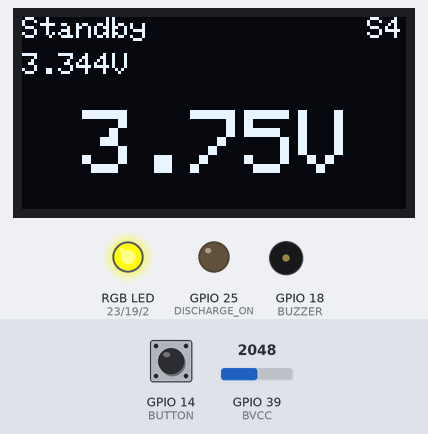
Recording of a sketch running on a simulated ESP32. On the bench: 128×64 one-colour display, an RGB LED mixed from three pins (HIGH = lit), output pins drawn as LEDs (lit = HIGH), buzzer (waves = sounding, pin HIGH). Inputs (shaded band) come from the test bench; at power-on: GPIO 14 (BUTTON) HIGH, GPIO 39 (BVCC) = 2048.

Above: at 2.4 s.
2.5 s: GPIO 14 (BUTTON) pulled LOW for 3.2 s
At 6.9 s:
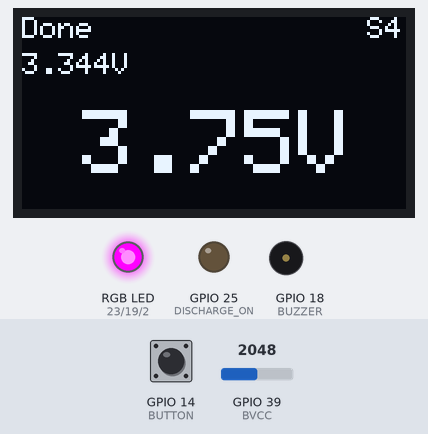
7.5 s: GPIO 39 (BVCC) set to 2866
At 8.0 s:
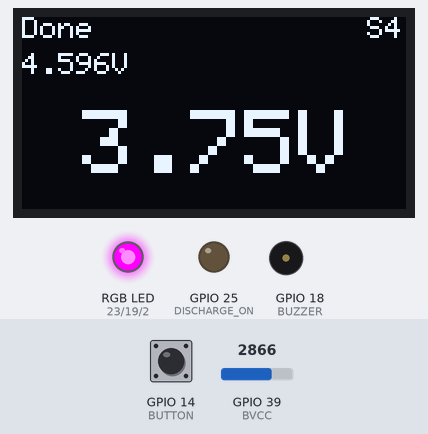
9.0 s: GPIO 14 (BUTTON) pulled LOW for 3.2 s
At 13.0 s:
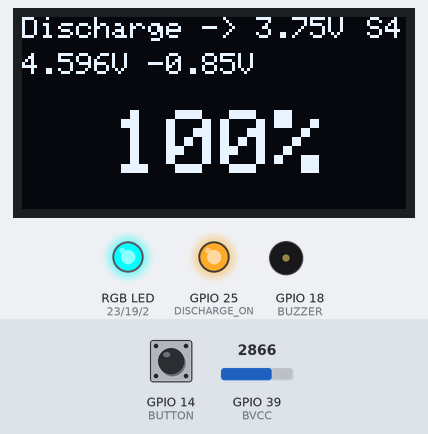
14.0 s: GPIO 14 (BUTTON) pulled LOW for 0.15 s
At 15.1 s:
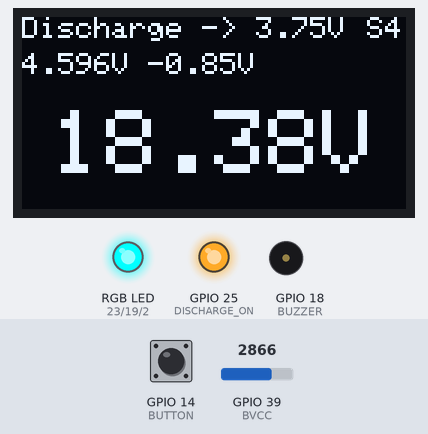
15.9 s: GPIO 39 (BVCC) set to 2342
At 16.2 s:
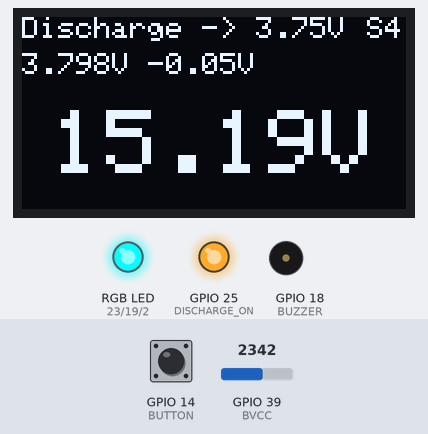
17.4 s: GPIO 39 (BVCC) set to 2236
At 17.72 s:
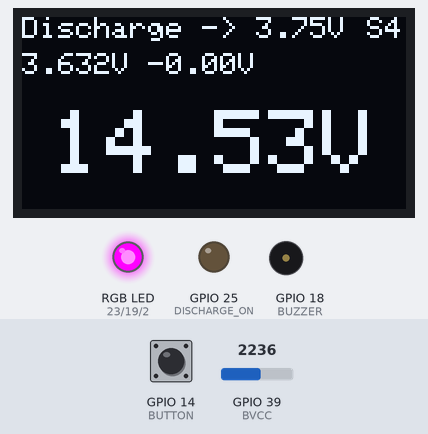
Timing chart, 0 to 20.4 s (numbered marks = the images above; inputs shaded):
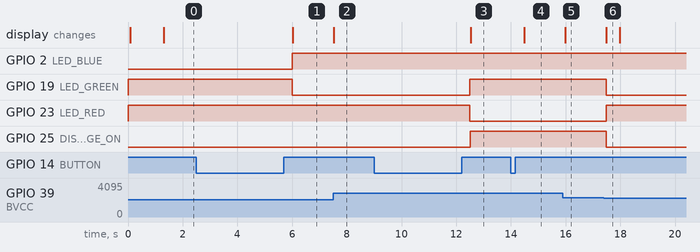

The sketch:

BDC_OS_V0.4.2.ino
```cpp
// (licence header left out)
/*
 * ToDo:
 *
 * -APP Einbindung
 * -Last mit pwm steuern
 * -Deepsleep Mode wenn Akku auf storage zum wecken Button drücken
 * -Buzzer TON
 *
 */

///////////////////Includes//////////////////

#include "pins.h"
#include "display.h"
#include "functions.h"
#include "measure.h"
#include "pitches.h"
#include "settings.h"

//////////////////Variables//////////////////

long PreviousMillis;

/////////////////////////////////////////////

////////////////////Setup////////////////////

void setup(void) {
  HardwareInit();

}

////////////////////LOOP/////////////////////

void loop() {

  ButtonAction();
  Discharge();
  SetLED();

  if ((millis() - PreviousMillis >= 500) || (ForceDisplayUpdate == true)) { //Every 500ms
    PreviousMillis = millis();

    CalculateBATVoltage();
    UpdateDisplay();

    //PrintDataSerial();

    ForceDisplayUpdate = false;
  }

}
```

display.h
```cpp
#ifndef DISPLAY_H
#define DISPLAY_H

extern void DrawBootPage();
extern void DisplayInit();
extern void UpdateDisplay();

extern unsigned int PageNumber;
extern bool ForceDisplayUpdate;

extern unsigned int DischargePage;

#endif
```

functions.cpp
```cpp
#include <Arduino.h>

#include "pins.h"
#include "display.h"
#include "functions.h"
#include "measure.h"
#include "pitches.h"
#include "settings.h"

////////////Variables//////////////

int DischargeState = 0;  //0 - Aus, 1 - Wird endladen, 2 - Endladen
bool EnDischarge = false;

float DischargeVoltage = STD_DISCHARGE_VOLTAGE;

/////////////////////////////////

void HardwareInit() {
  Serial.begin(115200);

  pinMode(LED_RED, OUTPUT);
  pinMode(LED_GREEN, OUTPUT);
  pinMode(LED_BLUE, OUTPUT);
  pinMode(BUZZER, OUTPUT);
  pinMode(DISCHARGE_ON, OUTPUT);

  pinMode(BUTTON, INPUT_PULLUP);
  pinMode(BVCC, INPUT);

  digitalWrite(DISCHARGE_ON, LOW);

  attachInterrupt(BUTTON, ReadButton, CHANGE);

  RGB(OFF, OFF, ON);  //R G B

  AutoSetCellType();

  DisplayInit();

  DrawBootPage();
}

void Discharge() {
  if ((EnDischarge == true) && (DischargeState == 1)){
    digitalWrite(DISCHARGE_ON, HIGH);
    if (AvgCellVoltage <= DischargeVoltage - 0.02){
      digitalWrite(DISCHARGE_ON, LOW);
      DischargeState = 2;
      EnDischarge = false;
    }
  }
}

void SetLED(){
  if (DischargeState == 0){
    RGB(OFF, OFF, ON);  //R G B
  }else if(DischargeState == 1) {
    RGB(ON, OFF, OFF);  //R G B
  }else{
    RGB(OFF, ON, OFF);  //R G B
  }
}

void ButtonAction(){
  if (ButtonPressType != 0){
    if(ButtonPressType == 2){  //Long press
      if ((EnDischarge == false) && ((DischargeState == 0) || (DischargeState == 2))){
        EnDischarge = true;
        DischargeState = 1;
        if ((DischargeVoltage + 0.05) < AvgCellVoltage){
          EnDischarge = true;
          DischargeState = 1;
        }
      }else if ((EnDischarge == true) && (DischargeState == 1)){
          EnDischarge = false;
          DischargeState = 0;
          digitalWrite(DISCHARGE_ON, LOW);
      }

    } else {  //Short press
      if (DischargeState != 1){
        if (DischargeVoltage <= 3.85){
          DischargeVoltage += 0.05;
        }else {
          DischargeVoltage = 3.60;
        }
      }else{
        if (DischargePage <= 1){
          DischargePage++;
        }else {
          DischargePage = 0;
        }

      }
    }
    ButtonPressType = 0;
    delay(300);
    ForceDisplayUpdate = true;
  }
}

void RGB(unsigned int r, unsigned int g, unsigned int b){
  analogWrite(LED_RED, map(r, 0, 255, 255, 0));
  analogWrite(LED_GREEN, map(g, 0, 255, 255, 0));
  analogWrite(LED_BLUE, map(b, 0, 255, 255, 0));
}

void AutoSetCellType() {
  CalculateBATVoltage();

  if ((BATVoltage > 0.00) && (BATVoltage <= 8.80)){
    CellType = 2;
  }else if ((BATVoltage > 8.80) && (BATVoltage <= 13.20)){
    CellType = 3;
  }else if ((BATVoltage > 13.20) && (BATVoltage <= 17.60)){
    CellType = 4;
  }else if ((BATVoltage > 17.60) && (BATVoltage <= 22.00)){
    CellType = 5;
  }else if ((BATVoltage > 22.00) && (BATVoltage <= 26.40)){
    CellType = 6;
  }
}
void PrintDataSerial() {

  Serial.print("Shunt Voltage [mV]: ");
  Serial.println();
  Serial.print("Bus Voltage [V]: ");
  Serial.println();
  Serial.print("Load Voltage [V]: ");
  Serial.println();
  Serial.print("Current[mA]: ");
  Serial.println();
  Serial.print("Bus Power [mW]: ");
  Serial.println();

  Serial.println();

  Serial.print("Direction: ");
  Serial.println();
  Serial.print("Counter: ");
  Serial.println();
  Serial.print("Button state:");
  Serial.println();

  Serial.println("______________________");
}
```

functions.h
```cpp
#ifndef FUNCTIONS_H
#define FUNCTIONS_H

#define ON  255
#define OFF 0

extern void HardwareInit();

extern void RGB(unsigned int r, unsigned int g, unsigned int b);

extern void PrintDataSerial();
extern void Discharge();

extern int DischargeState;
extern bool EnDischarge;

extern void AutoSetCellType();

extern void ButtonAction();

extern float DischargeVoltage;

extern void SetLED();

#endif
```

measure.cpp
```cpp
#include <Arduino.h>

#include "pins.h"
#include "display.h"
#include "functions.h"
#include "measure.h"
#include "pitches.h"
#include "settings.h"

///////Variables/////////////

//Button
unsigned int ButtonPressType = 0; //1 - short press, 2 - long press
int lastState = HIGH;  // the previous state from the input pin
int currentState;     // the current reading from the input pin
unsigned long pressedTime  = 0;
unsigned long releasedTime = 0;

//Battery

unsigned int CellType = 2; //2 - 2S, 3 - 3S ...
float BATVoltage;
float AvgCellVoltage;
unsigned int TmpVbatAvg;
unsigned int DischargePercent;

///////////////////////////

void IRAM_ATTR ReadButton() {
  currentState = digitalRead(BUTTON);

  if(lastState == HIGH && currentState == LOW){      // button is pressed
    pressedTime = millis();
  }else if(lastState == LOW && currentState == HIGH) { // button is released
    releasedTime = millis();

    long pressDuration = releasedTime - pressedTime;

    if( pressDuration > LONG_PRESS_TIME ){
      ButtonPressType = 2;
    } else {
      ButtonPressType = 1;
    }
  }

  // save the the last state
  lastState = currentState;
}

void CalculateBATVoltage() {

  unsigned int TmpVbatArray[30];

  if ((EnDischarge == true) && (DischargeState == 1)){
    digitalWrite(DISCHARGE_ON, LOW);
  }

  for (int i = 0; i <= 29; i++) {
    TmpVbatArray[i] = analogRead(BVCC);
  }

  if ((EnDischarge == true) && (DischargeState == 1)){
    digitalWrite(DISCHARGE_ON, HIGH);
  }

  TmpVbatAvg = (TmpVbatArray[0] + TmpVbatArray[1] + TmpVbatArray[2] + TmpVbatArray[3] + TmpVbatArray[4] + TmpVbatArray[5] + TmpVbatArray[6] + TmpVbatArray[7] + TmpVbatArray[8] + TmpVbatArray[9] + TmpVbatArray[10] + TmpVbatArray[11] + TmpVbatArray[12] + TmpVbatArray[13] + TmpVbatArray[14] + TmpVbatArray[15] + TmpVbatArray[16] + TmpVbatArray[17] + TmpVbatArray[18] + TmpVbatArray[19] + TmpVbatArray[20] + TmpVbatArray[21] + TmpVbatArray[22] + TmpVbatArray[23] + TmpVbatArray[24] + TmpVbatArray[25] + TmpVbatArray[26] + TmpVbatArray[27] + TmpVbatArray[28] + TmpVbatArray[29]) / 30;

  double punkte[][2] = {{4095, 24.34}, {4080, 24.14}, {4022, 23.94}, {3969, 23.74},
    {3914, 23.54}, {3861, 23.34}, {3803, 23.14}, {3755, 22.94},
    {3705, 22.74}, {3658, 22.54}, {3610, 22.34}, {3561, 22.14},
    {3516, 21.94}, {3473, 21.73}, {3433, 21.53}, {3393, 21.33},
    {3353, 21.13}, {3316, 20.93}, {3279, 20.73}, {3244, 20.53},
    {3205, 20.33}, {3170, 20.13}, {3136, 19.93}, {3100, 19.73},
    {3044, 19.43}, {2992, 19.13}, {2941, 18.83}, {2891, 18.53},
    {2840, 18.23}, {2793, 17.93}, {2741, 17.63}, {2692, 17.33},
    {2642, 17.03}, {2593, 16.73}, {2540, 16.43}, {2491, 16.12},
    {2443, 15.82}, {2393, 15.52}, {2347, 15.22}, {2296, 14.92},
    {2251, 14.62}, {2202, 14.32}, {2155, 14.02}, {2105, 13.72},
    {2056, 13.42}, {2001, 13.12}, {1953, 12.82}, {1889, 12.42},
    {1823, 12.02}, {1758, 11.62}, {1692, 11.22}, {1626, 10.81},
    {1562, 10.41}, {1489, 10.01}, {1424, 9.61}, {1359, 9.21},
    {1294, 8.81}, {1228, 8.41}, {1161, 8.01}, {1095, 7.61},
    {1030, 7.21}, {959, 6.81}, {894, 6.41}, {829, 6.01},
    {763, 5.61}, {715, 5.31}, {650, 4.91}, {586, 4.51},
    {556, 4.21}, {499, 4.01}
  };

  int anzahlPunkte = sizeof(punkte) / sizeof(punkte[0]);

  // Suche nach dem nächsten Punkt
  int index = -1;
  for (int i = anzahlPunkte - 1; i >= 0; i--) {
    if (TmpVbatAvg >= punkte[i][0]) {
      index = i;
    }
  }

  // Berechnung des y-Werts durch lineare Interpolation
  double x1 = punkte[index][0];
  double x2 = punkte[index - 1][0];
  double y1 = punkte[index][1];
  double y2 = punkte[index - 1][1];

  double m = (y2 - y1) / (x2 - x1);
  double b = y1 - m * x1;

  BATVoltage = m * (TmpVbatAvg - x1) + y1;

  if (CellType == 2){
    AvgCellVoltage = BATVoltage/2.00;
  }else if (CellType == 3){
    AvgCellVoltage = BATVoltage/3.00;
  }else if (CellType == 4){
    AvgCellVoltage = BATVoltage/4.00;
  }else if (CellType == 5){
    AvgCellVoltage = BATVoltage/5.00;
  }else if (CellType == 6){
    AvgCellVoltage = BATVoltage/6.00;
  }

  DischargePercent = (AvgCellVoltage - (DischargeVoltage - 0.02)) * (100 - 0) / (4.20 - (DischargeVoltage - 0.02)) + 0;

  if (DischargePercent > 100) {
    DischargePercent = 100;
  }
}
```

measure.h
```cpp
#ifndef MEASURE_H
#define MEASURE_H

extern unsigned int ButtonPressType;
extern void IRAM_ATTR ReadButton();

extern unsigned int CellType;

extern void CalculateBATVoltage();

extern float BATVoltage;
extern float AvgCellVoltage;
extern unsigned int TmpVbatAvg;
extern unsigned int DischargePercent;

#endif
```

pitches.h
```cpp
/*************************************************
 * Public Constants
 *************************************************/

#define NOTE_B0  31
#define NOTE_C1  33
#define NOTE_CS1 35
#define NOTE_D1  37
#define NOTE_DS1 39
#define NOTE_E1  41
#define NOTE_F1  44
#define NOTE_FS1 46
#define NOTE_G1  49
#define NOTE_GS1 52
#define NOTE_A1  55
#define NOTE_AS1 58
#define NOTE_B1  62
#define NOTE_C2  65
#define NOTE_CS2 69
#define NOTE_D2  73
#define NOTE_DS2 78
#define NOTE_E2  82
#define NOTE_F2  87
#define NOTE_FS2 93
#define NOTE_G2  98
#define NOTE_GS2 104
#define NOTE_A2  110
#define NOTE_AS2 117
#define NOTE_B2  123
#define NOTE_C3  131
#define NOTE_CS3 139
#define NOTE_D3  147
#define NOTE_DS3 156
#define NOTE_E3  165
#define NOTE_F3  175
#define NOTE_FS3 185
#define NOTE_G3  196
#define NOTE_GS3 208
#define NOTE_A3  220
#define NOTE_AS3 233
#define NOTE_B3  247
#define NOTE_C4  262
#define NOTE_CS4 277
#define NOTE_D4  294
#define NOTE_DS4 311
#define NOTE_E4  330
#define NOTE_F4  349
#define NOTE_FS4 370
#define NOTE_G4  392
#define NOTE_GS4 415
#define NOTE_A4  440
#define NOTE_AS4 466
#define NOTE_B4  494
#define NOTE_C5  523
#define NOTE_CS5 554
#define NOTE_D5  587
#define NOTE_DS5 622
#define NOTE_E5  659
#define NOTE_F5  698
#define NOTE_FS5 740
#define NOTE_G5  784
#define NOTE_GS5 831
#define NOTE_A5  880
#define NOTE_AS5 932
#define NOTE_B5  988
#define NOTE_C6  1047
#define NOTE_CS6 1109
#define NOTE_D6  1175
#define NOTE_DS6 1245
#define NOTE_E6  1319
#define NOTE_F6  1397
#define NOTE_FS6 1480
#define NOTE_G6  1568
#define NOTE_GS6 1661
#define NOTE_A6  1760
#define NOTE_AS6 1865
#define NOTE_B6  1976
#define NOTE_C7  2093
#define NOTE_CS7 2217
#define NOTE_D7  2349
#define NOTE_DS7 2489
#define NOTE_E7  2637
#define NOTE_F7  2794
#define NOTE_FS7 2960
#define NOTE_G7  3136
#define NOTE_GS7 3322
#define NOTE_A7  3520
#define NOTE_AS7 3729
#define NOTE_B7  3951
#define NOTE_C8  4186
#define NOTE_CS8 4435
#define NOTE_D8  4699
#define NOTE_DS8 4978
#define REST     0
```

pins.h
```cpp
#ifndef PINS_H
#define PINS_H

///////////////////ESP32 Pins///////////////////////

#define LED_BLUE        2
#define LED_RED         23
#define LED_GREEN       19

#define BUZZER          18

#define DISCHARGE_ON    25

#define BVCC            39

#define BUTTON          14

#define DISPLAY_ADRESS  0x3C

#endif
```

settings.h
```cpp
#ifndef SETTINGS_H
#define SETTINGS_H

#define VERSION "0.4.2"
#define LONG_PRESS_TIME 1000
#define STD_DISCHARGE_VOLTAGE 3.75
#define STD_DISCHARGE_PAGE 2
#define CUSTOM_LOGO 0 //0 - false, 1 - true

#endif
```

Source omitted: display.cpp (data table, 10003 bytes)

Measured:
- the behaviour switches between 2296 and 2295 on GPIO 39 (BVCC) (found by bisection; images 5 and 6)
- after the input at 2.5 s, GPIO 2 (LED_BLUE): LOW → HIGH after 3.5 s; GPIO 19 (LED_GREEN): HIGH → LOW after 3.5 s; the display: changes after 3.5 s (image 1)
- after the input at 7.5 s, the display: changes at once (image 2)
- after the input at 9.0 s, GPIO 19 (LED_GREEN), GPIO 25 (DISCHARGE_ON): LOW → HIGH after 3.5 s; GPIO 23 (LED_RED): HIGH → LOW after 3.5 s; the display: changes after 3.5 s (image 3)
- after the input at 14.0 s, the display: changes after 0.48 s (image 4)
- after the input at 15.9 s, the display: changes after 0.08 s (image 5)
- after the input at 17.4 s, GPIO 19 (LED_GREEN), GPIO 25 (DISCHARGE_ON): HIGH → LOW after 0.08 s; GPIO 23 (LED_RED): LOW → HIGH after 0.08 s; the display: changes after 0.08 s (image 6)
